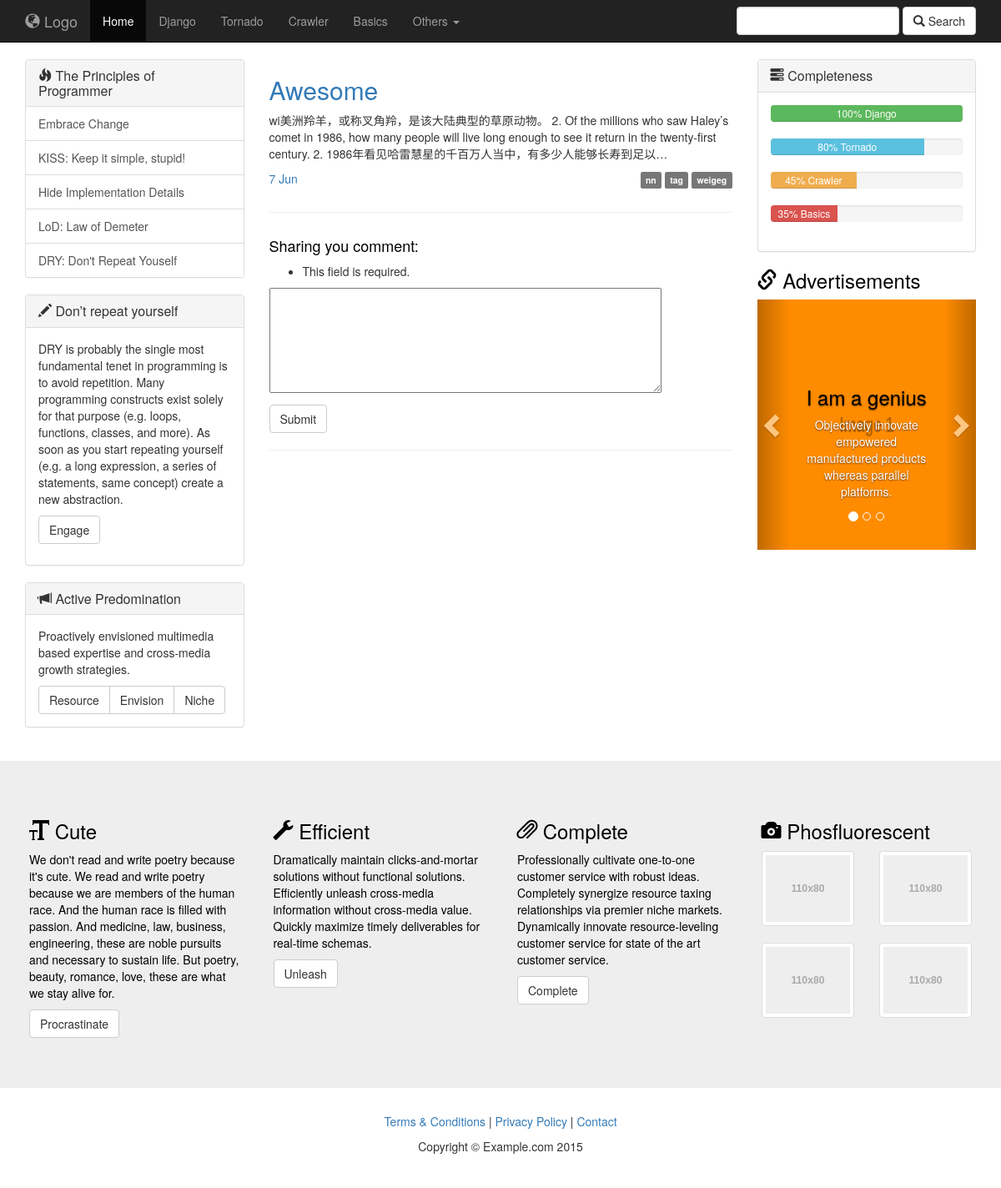
The app's page /focus/1/comment/ (signed in) with its own data.
### focus/models.py (models this page shows, shortened)
@python_2_unicode_compatible
class Article(models.Model):
    column = models.ForeignKey(Column, blank=True, null=True, verbose_name='belong to')
    title = models.CharField(max_length=256)
    author = models.ForeignKey(Author)
    user = models.ManyToManyField('NewUser', blank=True)
    content = models.TextField('content')
    pub_date = models.DateTimeField(auto_now_add=True, editable=True)
    update_time = models.DateTimeField(auto_now_add=True, null=True)
    published = models.BooleanField('notDraft', default=True)
    poll_num = models.IntegerField(default=0)
    comment_num = models.IntegerField(default=0)
    keep_num = models.IntegerField(default=0)
    objects = ArticleManager()
    class Meta:
        verbose_name = 'article'
        verbose_name_plural = 'article'

@python_2_unicode_compatible
class Column(models.Model):
    name = models.CharField('column_name', max_length=256)
    intro = models.TextField('introduction', default='')
    def __str__(self):
        return self.name
    class Meta:
        verbose_name = 'column'
        verbose_name_plural = 'column'
        ordering = ['name']

class Author(models.Model):
    id = models.IntegerField(primary_key=True)
    name = models.CharField(max_length=256)
    profile = models.CharField('profile', default='', max_length=256)
    password = models.CharField('password', max_length=256)
    register_date = models.DateTimeField(auto_now_add=True, editable=True)
    def __str__(self):
        return self.name

### focus/views.py (the view, shortened to what this page needs)
# urls.py: url(r'^(?P<article_id>[0-9]+)/comment/$', views.comment, name='comment'),
@login_required
def comment(request, article_id):
    form = CommentForm(request.POST)
    article = get_object_or_404(Article, id=article_id)
    comments = article.comment_set.all
    latest_article_list = Article.objects.query_by_time()
    url = urlparse.urljoin('/focus/', article_id)
    context = {'latest_article_list': latest_article_list, 'form': form, 'comments': comments}
    return render(request, 'comment.html', context)

### focus/forms.py
class CommentForm(forms.Form):
    comment = forms.CharField(label='', widget=forms.Textarea(attrs={'cols': '60', 'rows': '6'}))

### focus/models.py (called while the page is built)
    def query_by_time(self):
        query = self.get_queryset().order_by('-pub_date')
        return query

### templates/comment.html (shortened to what this page needs)
{% extends 'base.html' %}
{% block center %}
    <div class="col-sm-6">
    {% for article in latest_article_list %}
        <div class="row">
            <article class="col-xs-12">
                <h2><a id="article_title" href="/focus/{{ article.id }}">{{ article.title }}</a></h2>
                <p>{{ article.content|truncatechars_html:200 | safe }}</p>
                <p class="pull-right"><span class="label label-default">{{ article.column }}</span> <span class="label label-default">tag</span> <span class="label label-default">{{ article.author }}</span></p>
                <ul class="list-inline">
                    <li><a href="#">{{ article.pub_date | date:"j M" }}</a></li>
                </ul>
            </article>
        </div>
        <hr>
        <div class="row">
            <article class="col-xs-12">
                <h4>Sharing you comment:</h4>
                <form action="{% url 'comment' article_id=article.id %}" method="post">
                    {{ form.as_p }}
                    <input class="btn btn-default" type="submit" value="Submit">
                </form>
            </article>
        </div>
        <hr>
    {% endfor %}
    </div>
{% endblock %}

### focus/static/css/custom.css (style rules this page uses)
h1, h2, h3, h4, h5, h6 { color: black; }

### records on screen
Article: title "Awesome", content "wi美洲羚羊，或称叉角羚，是该大陆典型的草原动物。 2. Of the millions who saw Haley’s comet in 1986, how many people will live long enough to see it return in the twenty-first century. 2. 1986年看见哈雷慧星的千百万人当中，有多少人能够长寿到足以…", column "nn", author "weigeg", pub_date "7 Jun"
